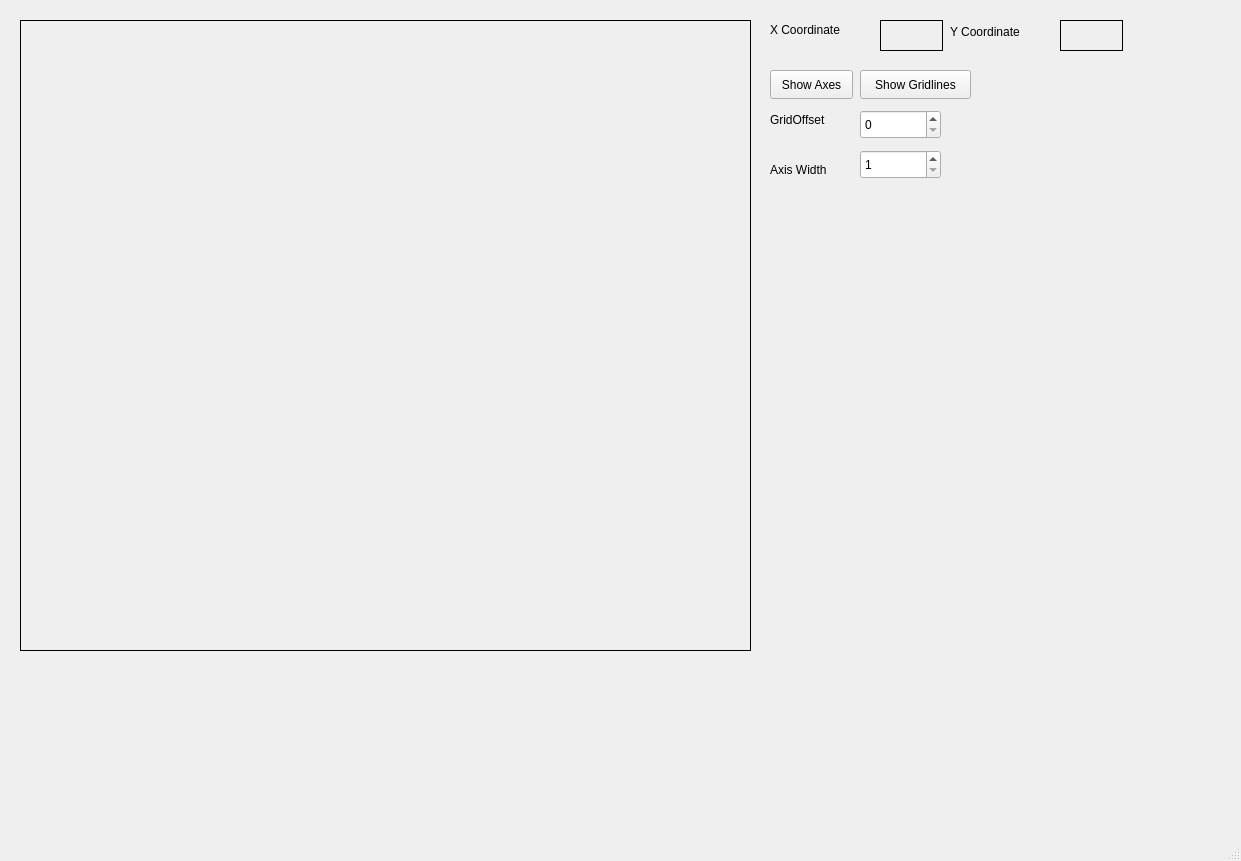
<?xml version="1.0" encoding="UTF-8"?>
<ui version="4.0">
 <class>MainWindow</class>
 <widget class="QMainWindow" name="MainWindow">
  <property name="geometry">
   <rect>
    <x>0</x>
    <y>0</y>
    <width>1241</width>
    <height>861</height>
   </rect>
  </property>
  <property name="windowTitle">
   <string>MainWindow</string>
  </property>
  <widget class="QWidget" name="centralwidget">
   <widget class="QLabel" name="workArea">
    <property name="geometry">
     <rect>
      <x>20</x>
      <y>20</y>
      <width>731</width>
      <height>631</height>
     </rect>
    </property>
    <property name="frameShape">
     <enum>QFrame::Box</enum>
    </property>
    <property name="text">
     <string/>
    </property>
   </widget>
   <widget class="QLabel" name="label">
    <property name="geometry">
     <rect>
      <x>770</x>
      <y>20</y>
      <width>91</width>
      <height>20</height>
     </rect>
    </property>
    <property name="text">
     <string>X Coordinate</string>
    </property>
   </widget>
   <widget class="QLabel" name="label_2">
    <property name="geometry">
     <rect>
      <x>950</x>
      <y>21</y>
      <width>91</width>
      <height>21</height>
     </rect>
    </property>
    <property name="text">
     <string>Y Coordinate</string>
    </property>
   </widget>
   <widget class="QLabel" name="x_coordinate">
    <property name="geometry">
     <rect>
      <x>880</x>
      <y>20</y>
      <width>63</width>
      <height>31</height>
     </rect>
    </property>
    <property name="frameShape">
     <enum>QFrame::Box</enum>
    </property>
    <property name="text">
     <string/>
    </property>
   </widget>
   <widget class="QLabel" name="y_coordinate">
    <property name="geometry">
     <rect>
      <x>1060</x>
      <y>20</y>
      <width>63</width>
      <height>31</height>
     </rect>
    </property>
    <property name="frameShape">
     <enum>QFrame::Box</enum>
    </property>
    <property name="text">
     <string/>
    </property>
   </widget>
   <widget class="QPushButton" name="showAxis">
    <property name="geometry">
     <rect>
      <x>770</x>
      <y>70</y>
      <width>83</width>
      <height>29</height>
     </rect>
    </property>
    <property name="text">
     <string>Show Axes</string>
    </property>
   </widget>
   <widget class="QPushButton" name="gridlines">
    <property name="geometry">
     <rect>
      <x>860</x>
      <y>70</y>
      <width>111</width>
      <height>29</height>
     </rect>
    </property>
    <property name="text">
     <string>Show Gridlines</string>
    </property>
   </widget>
   <widget class="QSpinBox" name="gridOffset">
    <property name="geometry">
     <rect>
      <x>860</x>
      <y>110</y>
      <width>81</width>
      <height>29</height>
     </rect>
    </property>
    <property name="minimum">
     <number>0</number>
    </property>
    <property name="singleStep">
     <number>10</number>
    </property>
   </widget>
   <widget class="QSpinBox" name="axisWidth">
    <property name="geometry">
     <rect>
      <x>860</x>
      <y>150</y>
      <width>81</width>
      <height>29</height>
     </rect>
    </property>
    <property name="minimum">
     <number>1</number>
    </property>
   </widget>
   <widget class="QLabel" name="label_3">
    <property name="geometry">
     <rect>
      <x>770</x>
      <y>110</y>
      <width>81</width>
      <height>20</height>
     </rect>
    </property>
    <property name="text">
     <string>GridOffset</string>
    </property>
   </widget>
   <widget class="QLabel" name="label_4">
    <property name="geometry">
     <rect>
      <x>770</x>
      <y>160</y>
      <width>81</width>
      <height>20</height>
     </rect>
    </property>
    <property name="text">
     <string>Axis Width</string>
    </property>
   </widget>
  </widget>
  <widget class="QMenuBar" name="menubar">
   <property name="geometry">
    <rect>
     <x>0</x>
     <y>0</y>
     <width>1241</width>
     <height>25</height>
    </rect>
   </property>
  </widget>
  <widget class="QStatusBar" name="statusbar"/>
 </widget>
 <resources/>
 <connections/>
</ui>
